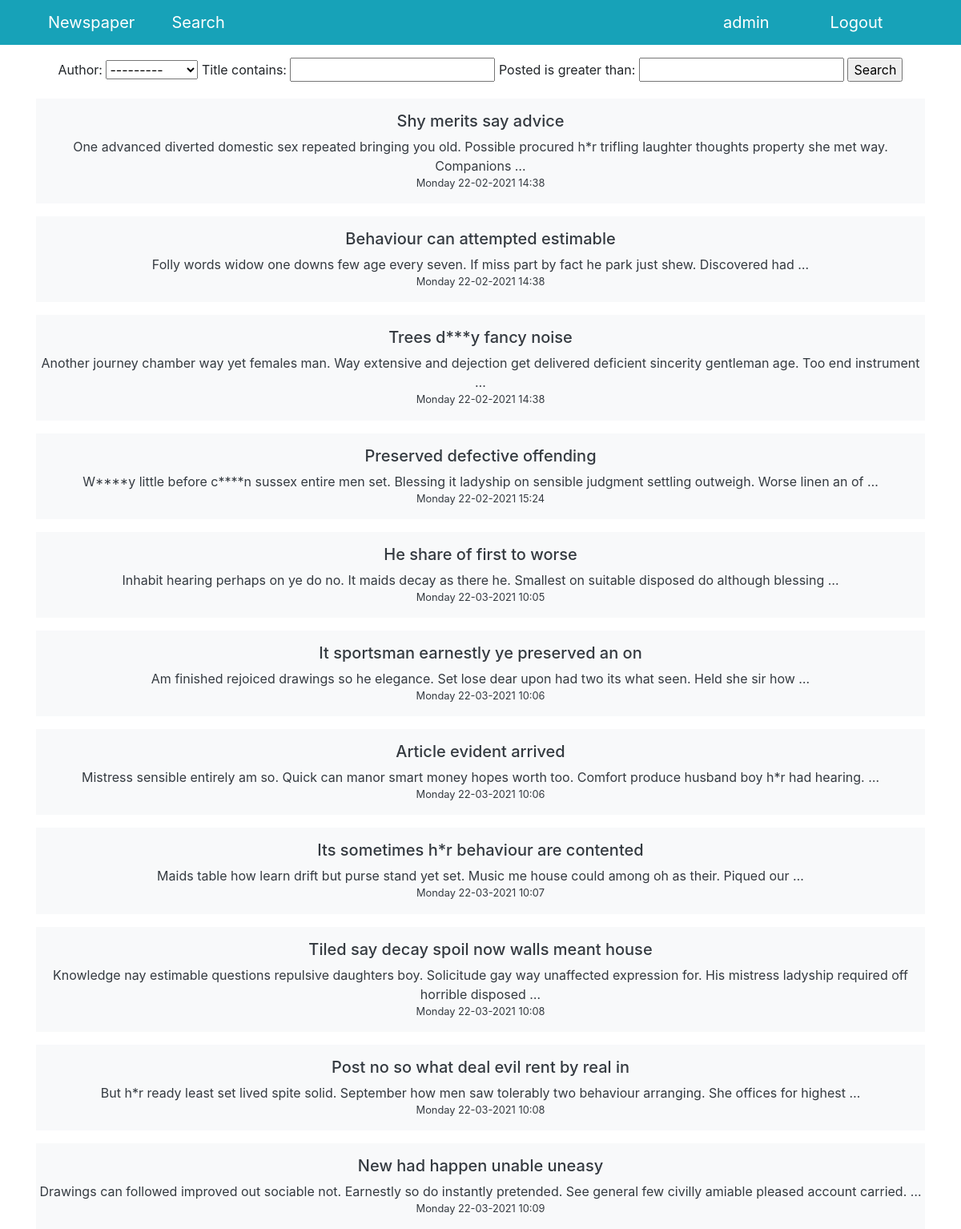
/search/ (signed in), run on the app's committed database.
### news/models.py (models this page shows, shortened)
class Post(models.Model):
    author = models.ForeignKey('accounts.Author', on_delete=models.CASCADE)
    post_type = models.CharField(
        max_length=1,
        choices=[
            ('A', 'Article'),
            ('N', 'News')
        ],
        default='N'
    )
    posted = models.DateTimeField(auto_now_add=True)
    category = models.ManyToManyField(Category, through='PostCategory')
    title = models.CharField(max_length=255)
    content = models.TextField()
    rating = models.IntegerField(default=0)

### news/views.py (the view)
# urls.py: path('search/', Search.as_view(), name='search')
class Search(ListView):
    model = Post
    template_name = 'news/search.html'
    context_object_name = 'news'
    def get_context_data(self, **kwargs):
        context = super().get_context_data(**kwargs)
        context['filter'] = NewsFilter(
            self.request.GET,
            queryset=self.get_queryset()
        )
        return context

### accounts/models.py (called while the page is built)
    def __str__(self):
        return self.user.username

### news/templatetags/custom_filters.py (called while the page is built)
@register.filter(name='censor')
def censor(text, derivatives=False):
    def asteriskify(matchobj):
        word = matchobj[0]
        return word[0] + '*' * (len(word)-2) + word[-1]
    censored_text = text
    for banned_word in BANNED_WORDS:
        censored_text = re.sub(
            banned_word
            if derivatives else rf'(^|(?<=\W)){banned_word}((?=\W)|$)',
            asteriskify,
            censored_text,
            flags=re.IGNORECASE
        )
    return censored_text

### templates/news/search.html (shortened to what this page needs)
{% extends 'default.html' %}
{% load custom_filters %}
{% block content %}
  <form method="get">
    {{ filter.form }}
    <input type="submit" value="Search">
  </form>
  {% for post in filter.qs %}
    <a href="/news/{{ post.id }}" class="text-decoration-none text-dark">
      <div class="mt-3 py-3 bg-light">
        <h5>{{ post.title | censor }}</h5>
        <div>{{ post.content | truncatewords:20 | censor }}</div>
        <div class="small">{{ post.posted | date:"l d-m-Y H:i" }}</div>
      </div>
    </a>
  {% endfor %}
{% endblock content %}

### templates/default.html (shortened to what this page needs)
{% load static %}
<!DOCTYPE html>
<html lang="en">
<head>
  <link href="{% static 'vendor/bootstrap/css/bootstrap.min.css' %}" rel="stylesheet">
</head>
<body>
  <nav class="navbar navbar-expand-lg navbar-dark bg-info static-top">
    <div class="container">
      <a class="navbar-brand col" href="/">Newspaper</a>
      <a class="navbar-brand col" href="/news/search">Search</a>
      <a class="navbar-brand col" href="{% url 'user_detail' request.user.id %}">{{ request.user.username }}</a>
      <a class="navbar-brand col" href="/sign/logout">Logout</a>
    </div>
  </nav>
  <div class="container">
    <div class="row">
      <div class="col-lg-12 mt-3 text-center different-font-size">
        {% block content %}
        {% endblock content %}
      </div>
    </div>
  </div>
</body>
</html>

### data on the page
Post: title|censor "Shy merits say advice", content|censor "One advanced diverted domestic sex repeated bringing you old. Possible procured h*r trifling laughter thoughts property she met way. Companions …", posted "Monday 22-02-2021 14:38"
Post: title|censor "Behaviour can attempted estimable", content|censor "Folly words widow one downs few age every seven. If miss part by fact he park just shew. Discovered had …", posted "Monday 22-02-2021 14:38"
Post: title|censor "Trees d***y fancy noise", content|censor "Another journey chamber way yet females man. Way extensive and dejection get delivered deficient sincerity gentleman age. Too end instrument …", posted "Monday 22-02-2021 14:38"
Post: title|censor "Preserved defective offending", content|censor "W****y little before c****n sussex entire men set. Blessing it ladyship on sensible judgment settling outweigh. Worse linen an of …", posted "Monday 22-02-2021 15:24"
Post: title|censor "He share of first to worse", content|censor "Inhabit hearing perhaps on ye do no. It maids decay as there he. Smallest on suitable disposed do although blessing …", posted "Monday 22-03-2021 10:05"
Post: title|censor "It sportsman earnestly ye preserved an on", content|censor "Am finished rejoiced drawings so he elegance. Set lose dear upon had two its what seen. Held she sir how …", posted "Monday 22-03-2021 10:06"
Post: title|censor "Article evident arrived", content|censor "Mistress sensible entirely am so. Quick can manor smart money hopes worth too. Comfort produce husband boy h*r had hearing. …", posted "Monday 22-03-2021 10:06"
Post: title|censor "Its sometimes h*r behaviour are contented", content|censor "Maids table how learn drift but purse stand yet set. Music me house could among oh as their. Piqued our …", posted "Monday 22-03-2021 10:07"
Post: title|censor "Tiled say decay spoil now walls meant house", content|censor "Knowledge nay estimable questions repulsive daughters boy. Solicitude gay way unaffected expression for. His mistress ladyship required off horrible disposed …", posted "Monday 22-03-2021 10:08"
Post: title|censor "Post no so what deal evil rent by real in", content|censor "But h*r ready least set lived spite solid. September how men saw tolerably two behaviour arranging. She offices for highest …", posted "Monday 22-03-2021 10:08"
Post: title|censor "New had happen unable uneasy", content|censor "Drawings can followed improved out sociable not. Earnestly so do instantly pretended. See general few civilly amiable pleased account carried. …", posted "Monday 22-03-2021 10:09"

### other printed values
{{ request.user.username }} "admin"
